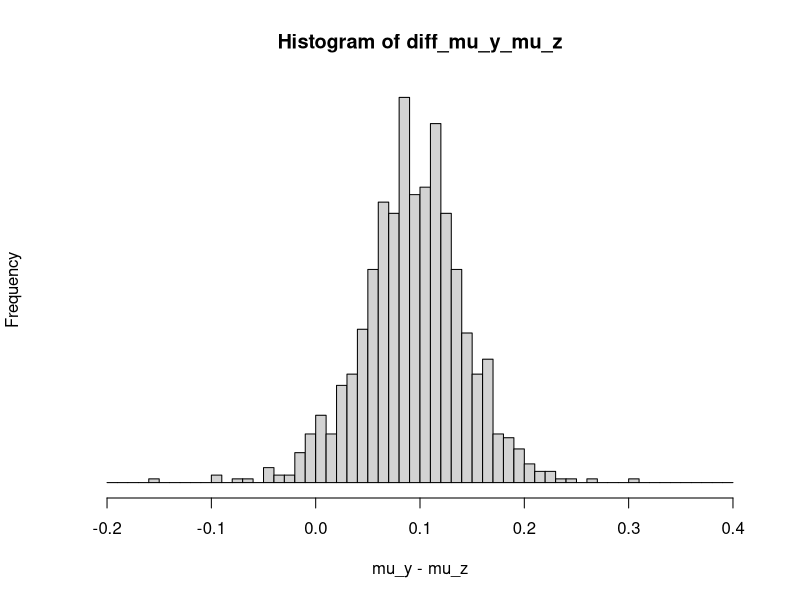

R code for this plot:
library("foreign")
library("nleqslv")
y <- c(16/(58+16), 9/(9+90), 10/(10+48), 13/(13+57), 19/(19+103), 20/(20+57), 18/(18+86), 17/(17+112), 35/(35+273), 55/(55+64))
z <- c(12/(12+113), 1/(1+18), 2/(2+14), 4/(4+44), 9/(9+208), 7/(7+67), 9/(9+29), 8/(154+8))
# grid from 0.01 to 0.99 with gap 0.01
x1 <- seq(0.01, 0.99, 0.01)
x2 <- seq(0.01, 0.25, 0.01)
grid_matrix <- matrix(NA,99,25)
for(i in 1:length(x1)){
  mu_sigma <- x1[i]*(1-x1[i])
  for(j in 1:length(x2)){
    if(x2[j] < mu_sigma){
      grid_matrix[i,j] <- 1/mu_sigma
    }else{
      grid_matrix[i,j] <- 0
    }
  }
}
# solve for alpha, beta using grid points produced above
# x[1]:alpha, x[2]:beta
sys_eqs <- function(x){
  y <- numeric(2)
  
  y[1] <- x[1] / (x[1] + x[2]) - mu
  y[2] <- (x[1]*x[2])/((x[1]+x[2]) * (x[1]+x[2]+1)) - sigma_square
  
  return(y)
}
prior_matrix <- grid_matrix
alpha_matrix <- matrix(NA,99,25)
beta_matrix <- matrix(NA,99,25)
for(i in 1:length(x1)){
  for(j in 1:length(x2)){
    if(grid_matrix[i,j] > 0){
      mu <- x1[i]
      sigma_square <- x2[j]
      xstart <- c(4.5,20)
      x_end <- (nleqslv(xstart, sys_eqs, control = list(btol=1e-6)))[[1]]
      alpha_matrix[i,j] <- x_end[1]
      beta_matrix[i,j] <- x_end[2]
    }else{
      alpha_matrix[i,j] <- 0
      beta_matrix[i,j] <- 0
    }
  }
}

# produce posterior density of theta_y and theta_z, respectively
dbeta_y <- numeric()
dbeta_z <- numeric()

likelihood_y <- function(a,b){
  for(i in 1:10){
    dbeta_y <- c(dbeta_y, dbeta(y[i], a, b))
  }
  c <- prod(dbeta_y)
  return(c)
}

likelihood_z <- function(a,b){
  for(i in 1:8){
    dbeta_z <- c(dbeta_z, dbeta(z[i], a, b))
  }
  c <- prod(dbeta_z)
  return(c)
}

posterior_y_matrix <- matrix(NA,99,25)
posterior_z_matrix <- matrix(NA,99,25)

for(i in 1:99){
  for(j in 1:25){
    if(prior_matrix[i,j] > 0){
      posterior_z_matrix[i,j] <- prior_matrix[i,j]*likelihood_z(alpha_matrix[i,j],beta_matrix[i,j])
    }else{
      posterior_z_matrix[i,j] <- 0
    }
  }
}

for(i in 1:99){
  for(j in 1:25){
    if(prior_matrix[i,j] > 0){
      posterior_y_matrix[i,j] <- prior_matrix[i,j]*likelihood_y(alpha_matrix[i,j],beta_matrix[i,j])
    }else{
      posterior_y_matrix[i,j] <- 0
    }
  }
}

# normalize posterior
posterior_y_matrix <- posterior_y_matrix/sum(posterior_y_matrix)
posterior_z_matrix <- posterior_z_matrix/sum(posterior_z_matrix)

#draw 1000 samples from posterior distributions
#compute the marginal posterior distribution of mu
mar_pos_mu_y <- rowSums(posterior_y_matrix)
mar_pos_mu_z <- rowSums(posterior_z_matrix)

#draw 1000 samples of mu from the marginal posterior distribution of mu
sampleDist <- function(n, x, prob){ 
  return(sample(x, n, replace = T, prob))
}
sample_mu_y <- sampleDist(1000, x1, mar_pos_mu_y)
sample_mu_z <- sampleDist(1000, x1, mar_pos_mu_z)
diff_mu_y_mu_z <- sample_mu_y - sample_mu_z
hist(diff_mu_y_mu_z, xlab = "mu_y - mu_z", yaxt = "n", breaks = seq(-0.2,0.4,0.01), cex = 2)
